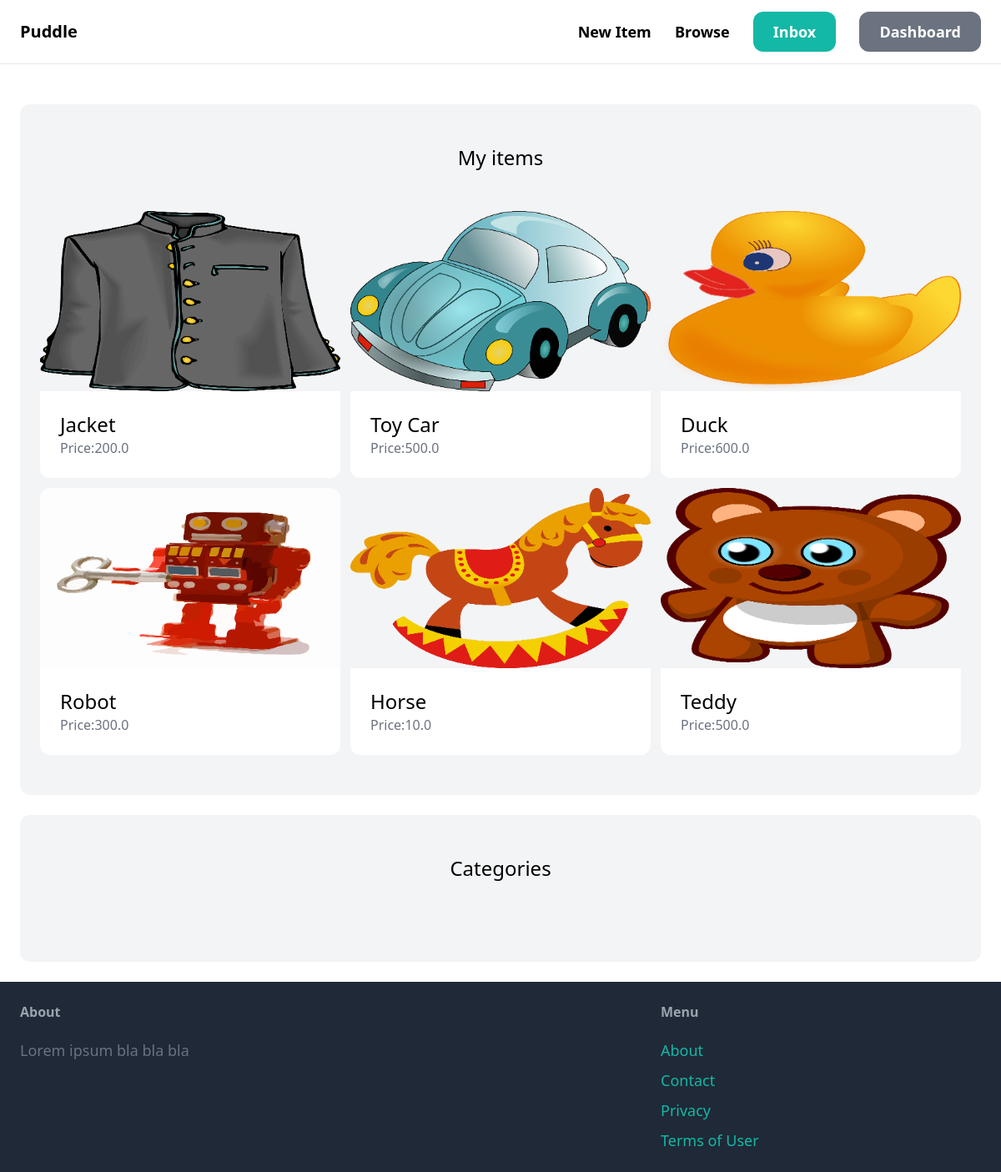
The page /dashboard/ (signed in) on the database its author committed.
### item/models.py (models this page shows, shortened)
class Item(models.Model):
    category=models.ForeignKey(Category,related_name='items',on_delete=models.CASCADE)
    name=models.CharField(max_length=255)
    description=models.TextField(blank=True, null=True)
    price=models.FloatField()
    image=models.ImageField(upload_to='items_images',blank=True,null=True)
    is_sold=models.BooleanField(default=False)
    created_by=models.ForeignKey(User,related_name='items',on_delete=models.CASCADE)
    created_at=models.DateTimeField(auto_now_add=True)

### dashboard/views.py (the view)
# urls.py: path('',views.index,name='index'),
@login_required
def index(request):
    items=Item.objects.filter(created_by=request.user)
    return render(request,'dashboard/index.html',{
        'items':items,
        })

### dashboard/templates/dashboard/index.html (shortened to what this page needs)
{% extends 'core/base.html' %}
{% block content %}
<div class="mt-6 px-6 py-12 bg-gray-100 rounded-xl">
    <h2 class="mb-12 text-2xl text-center">My items</h2>
    <div class="grid grid-cols-3 gap-3">
        {% for item in items %}
        <div>
            <a href="{% url 'item:detail' item.id %}">
                <div>
                    <img src="{{item.image.url}}" class ="rounded-t-xl">
                </div>
                <div class ="p-6 bg-white rounded-b-xl">
                    <h2 class="text-2xl">{{item.name}}</h2>
                    <p class="text-gray-500">Price:{{item.price}}</p>
                </div>
            </a>
        </div>
        {% endfor %}
    </div>
</div>
<div class="mt-6 px-6 py-12 bg-gray-100 rounded-xl">
    <h2 class="mb-12 text-2xl text-center">Categories</h2>
</div>
{% endblock %}

### rows shown on the page
Item: image (picture), name "Jacket", price "200.0"
Item: image (picture), name "Toy Car", price "500.0"
Item: image (picture), name "Duck", price "600.0"
Item: image (picture), name "Robot", price "300.0"
Item: image (picture), name "Horse", price "10.0"
Item: image (picture), name "Teddy", price "500.0"
